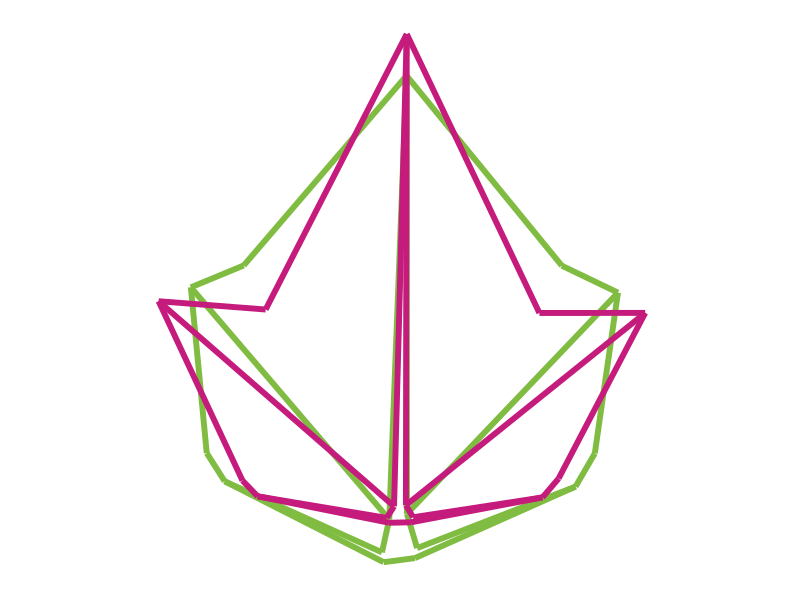

Write R code to recreate this figure.
#Read in ggplot2

library(ggplot2)

#Read in Procrustes coordinates

data <- read.table("./0.reformated_Proc_coord.txt", header=TRUE)

#Specify the first heteroblastic node to compare, subset leaves from that node, take the mean leaf, transpose and convert into dataframe to visualize

hetero <- 1

sub <- subset(data, heteroblasty==hetero)
mean <- colMeans(sub[6:35])
mean <- as.data.frame(t(mean))

#Specify the second heteroblastic node to compare, subset leaves from that node, take the mean leaf, transpose and convert into dataframe to visualize

hetero2 <- 10

sub2 <- subset(data, heteroblasty==hetero2)
mean2 <- colMeans(sub2[6:35])
mean2 <- as.data.frame(t(mean2))

#Specify attributes of the first averaged leaf

size=2
alpha=1
colour="#7fbc41"

#Specify attributes of the second averaged leaf

m_size=2
m_alpha=1
m_colour="#c51b7d"

#Plot out the first leaf

p <- ggplot(data=mean, aes(x=x1, y=y1, xend=x7, yend=y7))
p + geom_segment(size=size, alpha=alpha, colour=colour) + 
geom_segment(data=mean, aes(x=x7, y=y7, xend=x2, yend=y2), size=size, alpha=alpha, colour=colour) +
geom_segment(data=mean, aes(x=x2, y=y2, xend=x3, yend=y3), size=size, alpha=alpha, colour=colour) +
geom_segment(data=mean, aes(x=x3, y=y3, xend=x11, yend=y11), size=size, alpha=alpha, colour=colour) +
geom_segment(data=mean, aes(x=x11, y=y11, xend=x4, yend=y4), size=size, alpha=alpha, colour=colour) +
geom_segment(data=mean, aes(x=x4, y=y4, xend=x5, yend=y5), size=size, alpha=alpha, colour=colour) +
geom_segment(data=mean, aes(x=x5, y=y5, xend=x15, yend=y15), size=size, alpha=alpha, colour=colour) +
geom_segment(data=mean, aes(x=x15, y=y15, xend=x6, yend=y6), size=size, alpha=alpha, colour=colour) +
geom_segment(data=mean, aes(x=x6, y=y6, xend=x1, yend=y1), size=size, alpha=alpha, colour=colour) +
geom_segment(data=mean, aes(x=x7, y=y7, xend=x8, yend=y8), size=size, alpha=alpha, colour=colour) +
geom_segment(data=mean, aes(x=x8, y=y8, xend=x9, yend=y9), size=size, alpha=alpha, colour=colour) +
geom_segment(data=mean, aes(x=x9, y=y9, xend=x10, yend=y10), size=size, alpha=alpha, colour=colour) +
geom_segment(data=mean, aes(x=x10, y=y10, xend=x11, yend=y11), size=size, alpha=alpha, colour=colour) +
geom_segment(data=mean, aes(x=x11, y=y11, xend=x12, yend=y12), size=size, alpha=alpha, colour=colour) +
geom_segment(data=mean, aes(x=x12, y=y12, xend=x13, yend=y13), size=size, alpha=alpha, colour=colour) +
geom_segment(data=mean, aes(x=x13, y=y13, xend=x14, yend=y14), size=size, alpha=alpha, colour=colour) +
geom_segment(data=mean, aes(x=x14, y=y14, xend=x15, yend=y15), size=size, alpha=alpha, colour=colour) +
geom_segment(data=mean, aes(x=x3, y=y3, xend=x9, yend=y9), size=size, alpha=alpha, colour=colour) +
geom_segment(data=mean, aes(x=x4, y=y4, xend=x13, yend=y13), size=size, alpha=alpha, colour=colour) +

#Plot out the second leaf

geom_segment(data=mean2, aes(x=x1, y=y1, xend=x7, yend=y7), size=m_size, alpha=m_alpha, colour=m_colour) +
geom_segment(data=mean2, aes(x=x7, y=y7, xend=x2, yend=y2), size=m_size, alpha=m_alpha, colour=m_colour) +
geom_segment(data=mean2, aes(x=x2, y=y2, xend=x3, yend=y3), size=m_size, alpha=m_alpha, colour=m_colour) +
geom_segment(data=mean2, aes(x=x3, y=y3, xend=x11, yend=y11), size=m_size, alpha=m_alpha, colour=m_colour) +
geom_segment(data=mean2, aes(x=x11, y=y11, xend=x4, yend=y4), size=m_size, alpha=m_alpha, colour=m_colour) +
geom_segment(data=mean2, aes(x=x4, y=y4, xend=x5, yend=y5), size=m_size, alpha=m_alpha, colour=m_colour) +
geom_segment(data=mean2, aes(x=x5, y=y5, xend=x15, yend=y15), size=m_size, alpha=m_alpha, colour=m_colour) +
geom_segment(data=mean2, aes(x=x15, y=y15, xend=x6, yend=y6), size=m_size, alpha=m_alpha, colour=m_colour) +
geom_segment(data=mean2, aes(x=x6, y=y6, xend=x1, yend=y1), size=m_size, alpha=m_alpha, colour=m_colour) +
geom_segment(data=mean2, aes(x=x7, y=y7, xend=x8, yend=y8), size=m_size, alpha=m_alpha, colour=m_colour) +
geom_segment(data=mean2, aes(x=x8, y=y8, xend=x9, yend=y9), size=m_size, alpha=m_alpha, colour=m_colour) +
geom_segment(data=mean2, aes(x=x9, y=y9, xend=x10, yend=y10), size=m_size, alpha=m_alpha, colour=m_colour) +
geom_segment(data=mean2, aes(x=x10, y=y10, xend=x11, yend=y11), size=m_size, alpha=m_alpha, colour=m_colour) +
geom_segment(data=mean2, aes(x=x11, y=y11, xend=x12, yend=y12), size=m_size, alpha=m_alpha, colour=m_colour) +
geom_segment(data=mean2, aes(x=x12, y=y12, xend=x13, yend=y13), size=m_size, alpha=m_alpha, colour=m_colour) +
geom_segment(data=mean2, aes(x=x13, y=y13, xend=x14, yend=y14), size=m_size, alpha=m_alpha, colour=m_colour) +
geom_segment(data=mean2, aes(x=x14, y=y14, xend=x15, yend=y15), size=m_size, alpha=m_alpha, colour=m_colour) +
geom_segment(data=mean2, aes(x=x3, y=y3, xend=x9, yend=y9), size=m_size, alpha=m_alpha, colour=m_colour) +
geom_segment(data=mean2, aes(x=x4, y=y4, xend=x13, yend=y13), size=m_size, alpha=m_alpha, colour=m_colour) +

#Procrustes leaves are inverted, so uninvert

scale_y_reverse() + 

#Make sure the axes are equal

coord_fixed() +

#Remove all the other graph stuff

theme(axis.line=element_blank(),
      axis.text.x=element_blank(),
      axis.text.y=element_blank(),
      axis.ticks=element_blank(),
      axis.title.x=element_blank(),
      axis.title.y=element_blank(),
      legend.position="none",
      panel.background=element_blank(),
      panel.border=element_blank(),
      panel.grid.major=element_blank(),
      panel.grid.minor=element_blank(),
      plot.background=element_blank())
      